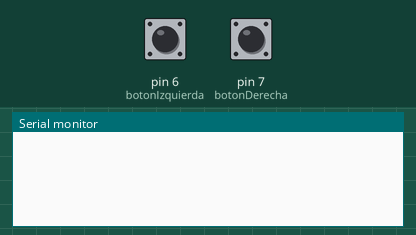
Bench run of a sketch on a simulated Arduino Uno, built with avr-gcc and run on an emulated ATmega328P. Parts: the last lines printed to the serial monitor. The test bench sets the inputs (shaded band); at power-on: pin 6 (botonIzquierda) HIGH, pin 7 (botonDerecha) HIGH.

Above: at 1.8 s.
1.9 s: pin 6 (botonIzquierda) pulled LOW for 0.6 s
At 2.4 s:
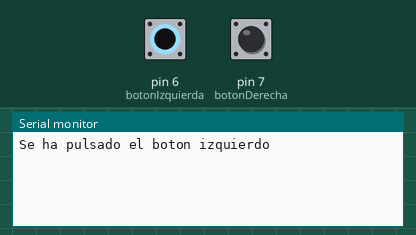
4.0 s: pin 7 (botonDerecha) pulled LOW for 0.6 s
At 5.5 s:
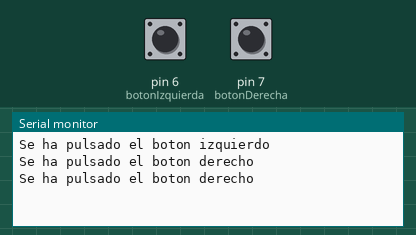

The sketch:

seguidorPruebaBotones.ino
```cpp
int botonDerecha = 7;
int botonIzquierda = 6;
int optoacoplador = 2;

void setup() {
  Serial.begin(9600);
  pinMode(botonIzquierda, INPUT);
  pinMode(botonDerecha, INPUT);
  pinMode(optoacoplador, INPUT);

}

void loop() {
  if(digitalRead(botonIzquierda) == 0){
    Serial.println("Se ha pulsado el boton izquierdo");
  }

  if(digitalRead(botonDerecha) == 0){
    Serial.println("Se ha pulsado el boton derecho");
  }

  //Serial.println("Optotransistor " + String(digitalRead(optoacoplador)));

  delay(500);
}
```

Measured:
- after the input at 1.9 s, the serial monitor: prints a new line after 0.10 s (image 1)
- after the input at 4.0 s, the serial monitor: prints a new line at once (image 2)
